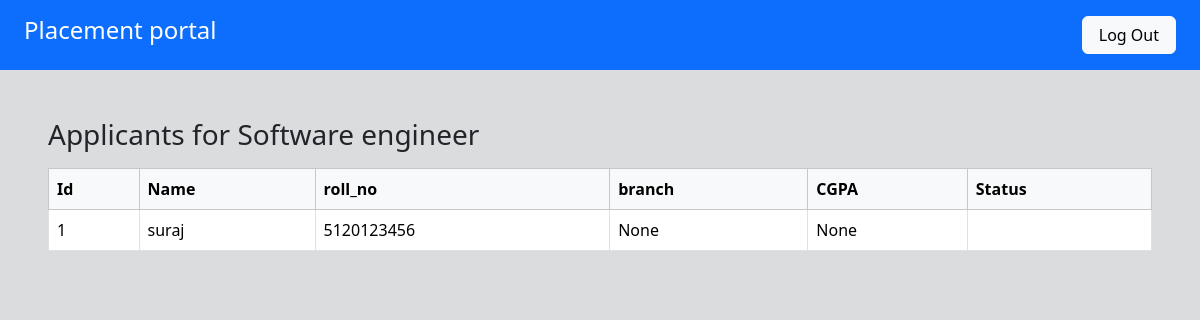
The app's page /company/view/1 (signed in), older data.
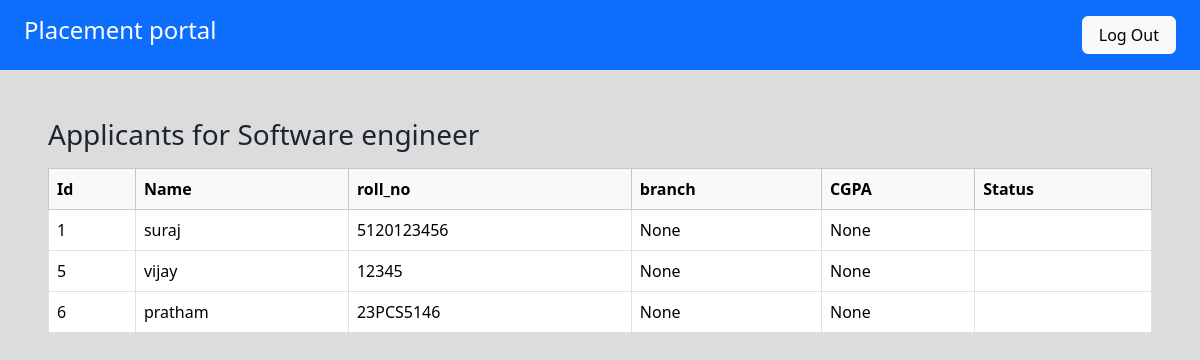
The same page, newer data.
### app/models.py (models this page shows, shortened)
class PlacementDrive(db.Model):
     __tablename__ = "placement_drives"
     id = db.Column(db.Integer, primary_key=True)
     company_id = db.Column(db.Integer, db.ForeignKey("companies.id"), nullable=False)
     job_title = db.Column(db.String(150), nullable=False )
     description = db.Column(db.Text)
     eligibility= db.Column(db.String(200))
     deadline = db.Column(db.Date)
     status = db.Column(db.String(20) , default = 'pending')
     created_at  = db.Column(db.DateTime, default=datetime.utcnow)
     company= db.relationship('Company', backref='drives')

class Application(db.Model):
     __tablename__ = "applications"
     id = db.Column(db.Integer, primary_key=True)
     student_id = db.Column(db.Integer, db.ForeignKey("students.id"), nullable=False)
     drive_id =db.Column(db.Integer, db.ForeignKey("placement_drives.id"), nullable=False)
     applied_on =db.Column(db.DateTime, default=datetime.utcnow)
     status = db.Column(db.String(20), default="applied")
     student = db.relationship("Student", backref="applications")
     drive= db.relationship("PlacementDrive", backref="applications")
     __table_args__ = (
          db.UniqueConstraint("student_id","drive_id", name="unique_application"),
     )

class Student(db.Model):
     __tablename__ = "students"
     id = db.Column(db.Integer, primary_key=True )
     user_id = db.Column(db.Integer, db.ForeignKey("users.id"), nullable=False)
     name = db.Column(db.String(100), nullable=False)
     roll_no = db.Column(db.String(50), unique=True, nullable=False)
     branch= db.Column(db.String(50))
     cgpa=db.Column(db.Float)
     phone = db.Column(db.String(15))
     resume = db.Column(db.String(200))
     is_blacklisted = db.Column(db.Boolean, default=False)
     user = db.relationship("User", backref=db.backref("student", uselist=False), uselist=False )

### app/company/routes.py (the view)
@company.route('/company/view/<int:id>')
@login_required
def view_application(id):
    drive = PlacementDrive.query.get_or_404(id)
    return render_template("company/view.html", drive=drive)

### app/__init__.py (called while the page is built)
@login_manager.user_loader
def load_user(user_id):
    from app.models import User
    return User.query.get(int(user_id))

### app/templates/company/view.html
{% extends 'base.html' %}
{% block content %}
<div class="p-5 bg-secondary bg-opacity-25 vh-100" >
      <h3>Applicants for {{ drive.job_title }}</h3>
     {% if drive.applications %}
     <table class="table table-bordered table-hover mt-3 ">
            <thead class="table-light">
                <tr>
                    <th>Id</th>
                    <th>Name</th>
                    <th>roll_no</th>
                    <th>branch</th>
                    <th>CGPA</th>
                    <th>Status</th>
               </tr>
            </thead>
            <tbody>
               {% for stu in drive.applications %}
               <tr>
                    <td>{{stu.student.id}}</td>
                    <td>{{stu.student.name}}</td>
                    <td>{{stu.student.roll_no}}</td>
                    <td>{{stu.student.branch}}</td>
                    <td>{{stu.student.cgpa}}</td>
                    <td>{{stu.student.status}}</td>
               </tr>
               {% endfor %}
            </tbody>
     </table>
     {% endif %}
</div>
{% endblock %}

### app/templates/base.html (shortened to what this page needs)
<!DOCTYPE html>
<html>
<head>
    <link rel="stylesheet" href="{{ url_for('static', filename='style.css') }}">
<link href="https://cdn.jsdelivr.net/npm/bootstrap@5.3.2/dist/css/bootstrap.min.css" rel="stylesheet">
</head>
<body>
    {% include 'components/navbar.html'  %}
    {% block content %}{% endblock %}
</body>
</html>

### app/templates/components/navbar.html
{% block navbar %}
<nav class="bg-primary py-3 px-4 d-flex justify-content-between">
     <h2 class="fs-4 text-white">Placement portal</h2>
     {% if current_user.is_authenticated %}
          <a href="{{ url_for('auth.logout') }}" class="btn btn-light px-3" >Log Out</a>
     {% else %}
     <div>
          <a href="{{ url_for('auth.login') }}" class="btn btn-light px-3">Login</a>
          <a href="{{ url_for('auth.register_student') }}" class="btn btn-secondary px-3">Register</a>
     </div>
     {% endif %}
</nav>
{% endblock %}

Row changes from the older to the newer data that the page shows:
added Application: student.id "5", student.name "vijay", student.roll_no "12345", student.branch "None", student.cgpa "None"
added Application: student.id "6", student.name "pratham", student.roll_no "23PCS5146", student.branch "None", student.cgpa "None"
